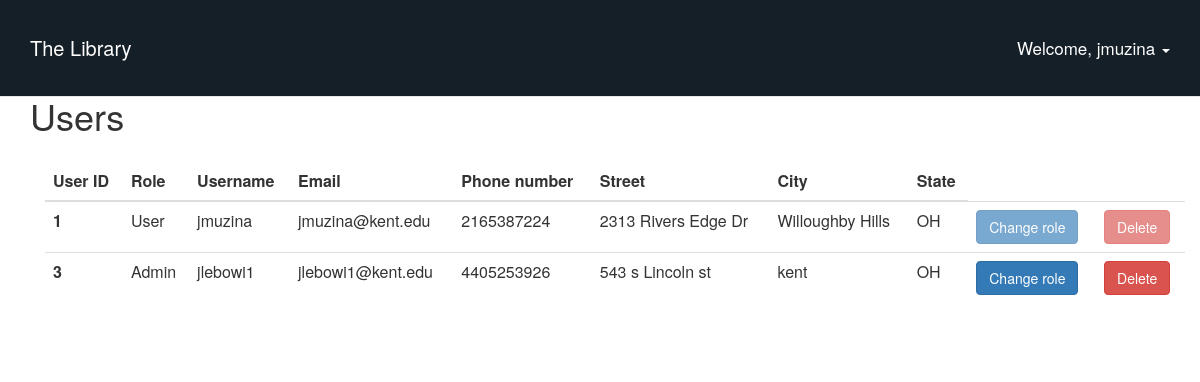
/user_management/ (signed in), run on the app's committed database.
### tables this page shows
CREATE TABLE `users` (
  `user_id` INTEGER NOT NULL PRIMARY KEY AUTOINCREMENT,
  `registered_at` TIMESTAMP NOT NULL DEFAULT (strftime('%Y-%m-%d %H:%M:%S', 'now', 'localtime')),
  `last_login` TIMESTAMP NOT NULL DEFAULT (strftime('%Y-%m-%d %H:%M:%S', 'now', 'localtime')),
  `username` VARCHAR(255),
  `password` VARCHAR(200),
  `email` VARCHAR(200),
  `phone_number` VARCHAR(200),
  `street` VARCHAR(200),
  `city` VARCHAR(200),
  `state` VARCHAR(200)
);

### manage.py (the view)
@app.route("/user_management/",  methods=['GET', 'POST'])
@login_required
def user_management():
    form = EditUserForm()
    if request.method == 'POST':
        id = request.form['id']
        if request.form['type'] == 'delete':
            functions.delete_user(id)
        else:
            functions.update_user_role(id)
    users_dict = functions.all_users()
    return render_template('users.html', form=form, username=session['username'], users = users_dict)

### utils/functions.py (called while the page is built)
def get_database_connection():
    import sqlite3
    sqlite_file = 'database.db'
    file_exists = os.path.isfile(sqlite_file)
    conn = sqlite3.connect(sqlite_file)
    if not file_exists:
        create_sqlite_tables(conn)
    if os.stat(sqlite_file).st_size == 0:
        create_sqlite_tables(conn)
    return conn

def all_users():
    conn = get_database_connection()
    try:
        cursor = conn.cursor()
        cursor.execute("SELECT user_id, username, email, phone_number, street, city, state, \
        (user_id IN (SELECT user_id FROM users NATURAL JOIN staff)) AS is_admin \
        FROM users;")
        results = cursor.fetchall()
        conn.commit()
        cursor.close()
        return results
    except:
        cursor.close()

### templates/users.html (shortened to what this page needs)
{% extends "index.html" %}
{% block content %}
<div class="container">
    <h1>Users</h1>
    <div class="container">
        <table class="table" , id="users">
            <thead>
                <tr>
                    <th scope="col">User ID</th>
                    <th scope="col">Role</th>
                    <th scope="col">Username</th>
                    <th scope="col">Email</th>
                    <th scope="col">Phone number</th>
                    <th scope="col">Street</th>
                    <th scope="col">City</th>
                    <th scope="col">State</th>
                </tr>
            </thead>
            <tbody>
                {% for user in users %}
                    <tr>
                        <th scope="row">{{user[0]}}</th>
                        {% if user[7] == 1 %}
                            <td>Admin</td>
                        {% else %}
                            <td>User</td>
                        {% endif %}
                            <td>{{user[1]}}</td>
                            <td>{{user[2]}}</td>
                            <td>{{user[3]}}</td>
                            <td>{{user[4]}}</td>
                            <td>{{user[5]}}</td>
                            <td>{{user[6]}}</td>
                        {% if session['id'] != user[0] %}
                        <td>
                            <a href="#" data-toggle="modal" data-target='#update{{ user[0] }}' class="btn btn-primary"> Change role </a>
                        </td>
                        <td>
                            <a href="#" data-toggle="modal" data-target='#delete{{ user[0] }}' class="btn btn-danger"> Delete </a>
                        </td>
                        {% else %}
                        <td>
                            <a href="#" data-toggle="modal" data-target='#update{{ user[0] }}'
                                class="btn btn-primary disabled"> Change role </a>
                        </td>
                        <td>
                            <a href="#" data-toggle="modal" data-target='#delete{{ user[0] }}'
                                class="btn btn-danger disabled"> Delete
                            </a>
                        </td>
                        {% endif %}
                    </tr>
                {% endfor %}
            </tbody>
        </table>
    </div>
</div>
{% endblock %}

### templates/index.html (shortened to what this page needs)
<html>
    <head>
        <link rel='stylesheet' href='{{ url_for("static", filename="css/bootstrap.min.css") }}'>
        <link rel='stylesheet' href='{{ url_for("static", filename="css/base.css") }}'>
        <link rel="stylesheet" href="https://maxcdn.bootstrapcdn.com/bootstrap/3.4.0/css/bootstrap.min.css">
    </head>
    <body>
        <nav class="navbar navbar-default navbar-fixed-top" style="background-color: #151f27;">
            <div class="container">
                <div class="navbar-header">
                    <a class="navbar-brand" href="/" style="color:white;">
                      The Library
                    </a>
                </div>
                <div id="navbar" class="navbar-collapse collapse">
                    <ul class="nav navbar-nav navbar-right">
                        {% if username %}
                            <li class="dropdown">
                                <a href="#" class="dropdown-toggle" data-toggle="dropdown" role="button" aria-haspopup="true" aria-expanded="false" style="color:white;">
                                    Welcome, {{ username }} <span class="caret"></span>
                                </a>
                            </li>
                        {% else %}
                            <li><a style="color:white;" href="/signup/"><span class="glyphicon glyphicon-user"></span> Sign Up </a></li>
                            <li><a style="color:white;" href="/login/"><span class="glyphicon glyphicon-log-in"></span> Login </a></li>
                        {% endif %}
                    </ul>
                </div>
            </div>
        </nav>
        {% block content %}
        {% endblock %}
    </body>
</html>

### static/css/base.css (style rules this page uses)
body { background-color: rgb(242, 243, 244); }
.navbar-default { font-size: 17px; margin: 0; padding: 7px; }
nav .navbar-brand { font-size: 20px; }
.container { padding: 16px; }

### data on the page
users: username "jmuzina", user_id "1", shows "User", email "jmuzina@kent.edu", phone_number "2165387224", street "2313 Rivers Edge Dr", city "Willoughby Hills", state "OH"
users: user_id "3", shows "Admin", username "jlebowi1", email "jlebowi1@kent.edu", phone_number "4405253926", street "543 s Lincoln st", city "kent", state "OH"
